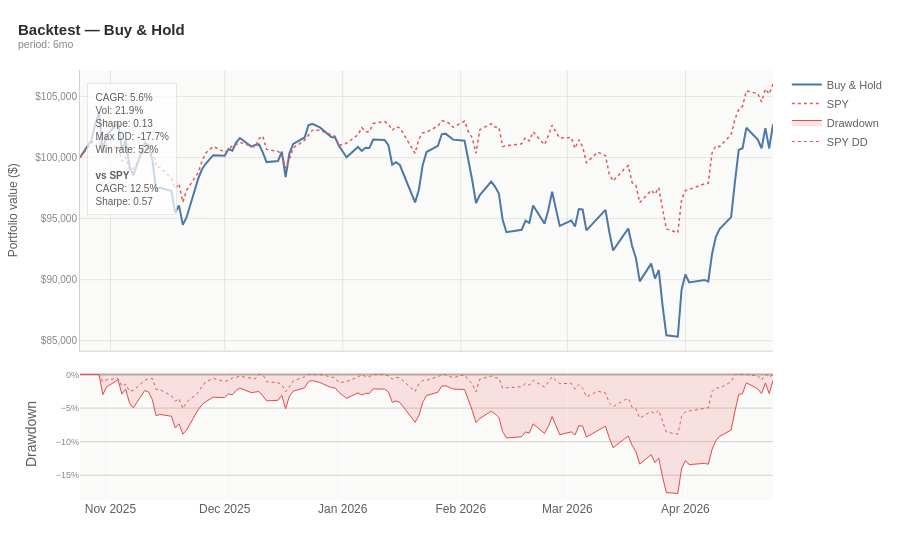

Here is the notebook cell this chart was saved with:
### Code cell
from yfinance_api3.modules import backtest, plots

mag7 = ["AAPL", "MSFT", "NVDA", "GOOGL", "META", "AMZN", "TSLA"]

result = backtest.run(
    quant, mag7,
    strategy=backtest.buy_and_hold(),   # equal weight, no rebalancing cost
    period="6mo",
    rebalance="monthly",                # rebalance back to equal weight monthly
    transaction_cost_bps=5,
    benchmark="SPY",
)

print(result)                           # CAGR, Sharpe, Max DD vs SPY
print(result.metrics_df())              # side-by-side table
plots.backtest(result).show()           # equity curve + drawdown panel
